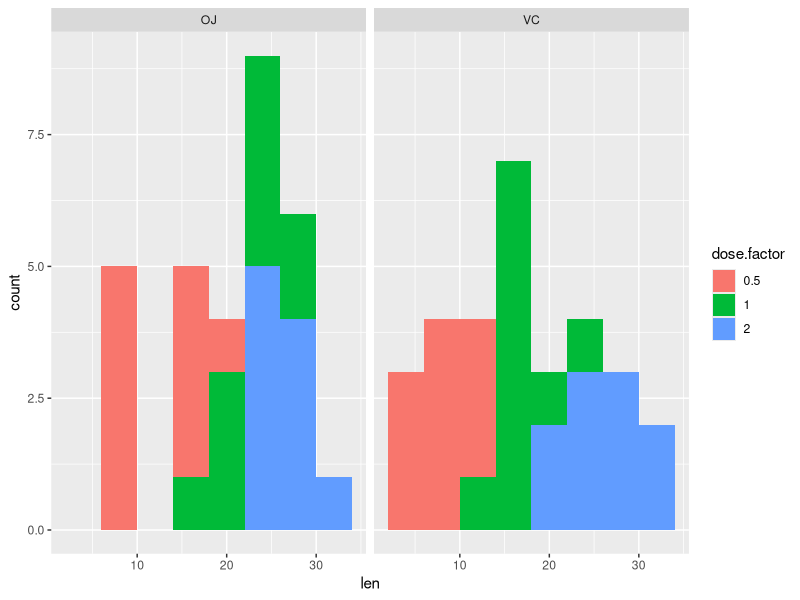

Source code (R):
## ---- chunk 1
library(datasets)
library(ggplot2)
data(ToothGrowth)
ToothGrowth$dose.factor <- as.factor(ToothGrowth$dose)
ggplot(ToothGrowth, aes(len)) + 
    geom_histogram(aes(fill=dose.factor), binwidth=4) +
    facet_grid(. ~ supp)
## ---- chunk 2
p.delivery.eq <- t.test(len ~ supp, ToothGrowth, var.equal=TRUE)[["p.value"]]
## ---- chunk 3
p.delivery.neq <- t.test(len ~ supp, ToothGrowth, var.equal=FALSE)[["p.value"]]
## ---- chunk 4
dose.data <- ToothGrowth[ToothGrowth$dose.factor %in% c("0.5", "2"),]
mnvals <- aggregate(len ~ dose.factor, dose.data, mean)
sdvals <- aggregate(len ~ dose.factor, dose.data, sd)
## ---- chunk 5
p.dose.eq <- t.test(len ~ dose.factor, dose.data, 
                    alternative="less", var.equal=TRUE)[["p.value"]]
p.dose.neq <- t.test(len ~ dose.factor, dose.data, 
                     alternative="less", var.equal=FALSE)[["p.value"]]
